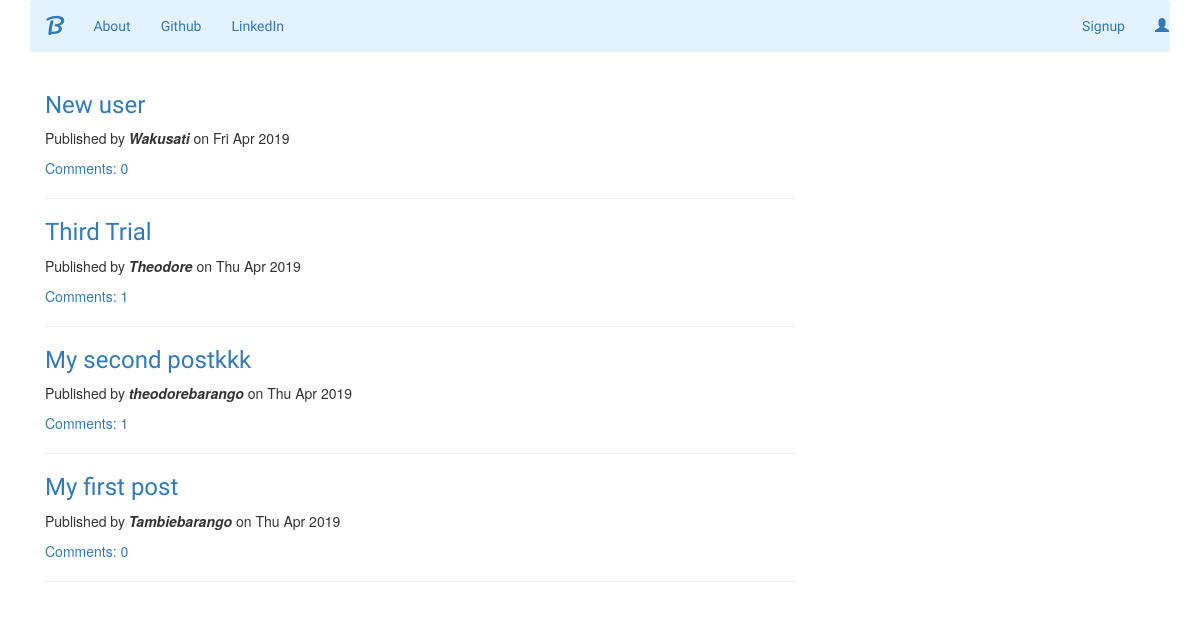
The page / on the database its author committed.
### blogapp/models.py (models this page shows, shortened)
class Post(models.Model):
    author = models.ForeignKey('auth.User')
    title = models.CharField(max_length=200)
    text = models.TextField()
    create_date = models.DateTimeField(default=timezone.now)
    published_date = models.DateTimeField(blank=True, null=True)
    def approved_comments(self):
        return self.comments.filter(approved_comment=True)

### blogapp/views.py (the view)
# urls.py: url(r'^$', views.PostListView.as_view(), name='post_list'),
class PostListView(ListView):
    model = Post
    def get_queryset(self):
        return Post.objects.filter(published_date__lte=timezone.now()).order_by('-published_date')

### blogapp/templates/blogapp/post_list.html
{% extends 'blogapp/base.html' %}
{% block body_block %}
<div class="centerstage">
    {% for post in post_list %}
        <div class="post">
            <h3 style="font-family: 'Special Elite', cursive;"><a href="{% url 'post_detail' pk=post.pk %}">{{ post.title }}</a></h3>
            <div class="date">
                <p>Published by <strong><em> {{ post.author|safe }} </em></strong> on {{ post.published_date|date:"D M Y"}}</p>
            </div>
            <a href="{% url 'post_detail' pk=post.pk %}">Comments: {{ post.approved_comments.count }}</a>
            <hr>
        </div>
    {% endfor %}
</div>
{% endblock %}

### blogapp/templates/blogapp/base.html (shortened to what this page needs)
<!DOCTYPE html>
{% load staticfiles %}
<html lang="en" dir="ltr">
  <head>
    <link rel="stylesheet" href="https://maxcdn.bootstrapcdn.com/bootstrap/3.3.7/css/bootstrap.min.css">
    <link rel="stylesheet" href="//cdn.jsdelivr.net/npm/medium-editor@latest/dist/css/medium-editor.min.css" type="text/css" media="screen" charset="utf-8">
    <link rel="stylesheet" href="{% static 'css/blog.css' %}">
  </head>
  <body>
    <div class="container">
      <nav class="navbar navbar-light" style="background-color: #e3f2fd;">
        <ul class="nav navbar-nav">
          <li class="nav-item active"><a class="navbar-brand bigbrand" style="font-family: 'Pacifico', cursive;" href="{% url 'post_list' %}">B</a> </li>
          <li class="nav-item active"> <a class= "navbar-link" style="font-family: 'Special Elite', cursive;" href="{% url 'about' %}">About</a> </li>
          <li class="nav-item active"> <a class= "navbar-link" style="font-family: 'Special Elite', cursive;" href="https://github.com/">Github</a> </li>
          <li class="nav-item active"> <a class= "navbar-link" style="font-family: 'Special Elite', cursive;" href="https://www.linkedin.com/">LinkedIn</a> </li>
        </ul>
        <ul class= 'nav navbar-nav navbar-right'>
          {% if user.is_authenticated %}
          <li class="nav-item active"><a class="navbar-link" style="font-family: 'Special Elite', cursive;" href="{% url 'post_new' %}">New Post</a> </li>
          <li class="nav-item active"><a class="navbar-link" style="font-family: 'Special Elite', cursive;" href="{% url 'post_draft_list' %}">Drafts</a> </li>
          <li class="nav-item active"><a class="navbar-link" style="font-family: 'Special Elite', cursive;" href="{% url 'logout' %}">Logout</a> </li>
          <li> <a>Welcome: {{ user.username }}</a> </li>
          {% else %}
          <li class="nav-item active pull-right"><a class="navbar-link" style="font-family: 'Special Elite', cursive;" href="{% url 'login' %}"><span class='glyphicon glyphicon-user'></span></a> </li>
          <li class="nav-item active pull-right"><a class="navbar-link" style="font-family: 'Special Elite', cursive;" href="{% url 'signup' %}">Signup</a> </li>
          {% endif %}
        </ul>
      </nav>
      <div class="content container">
        <div class="row">
          <div class="col-md-8">
            <div class="blog_posts">
              {% block body_block %}
              {% endblock %}
            </div>
          </div>
        </div>
      </div>
    </div>
  </body>
</html>

### blogapp/static/css/blog.css (style rules this page uses)
.bigbrand { font-size: 1.5em; }

### rows shown on the page
Post: title "New user", author "Wakusati", published_date "Fri Apr 2019", approved_comments.count "0"
Post: title "Third Trial", author "Theodore", published_date "Thu Apr 2019", approved_comments.count "1"
Post: title "My second postkkk", author "theodorebarango", published_date "Thu Apr 2019", approved_comments.count "1"
Post: title "My first post", author "Tambiebarango", published_date "Thu Apr 2019", approved_comments.count "0"
